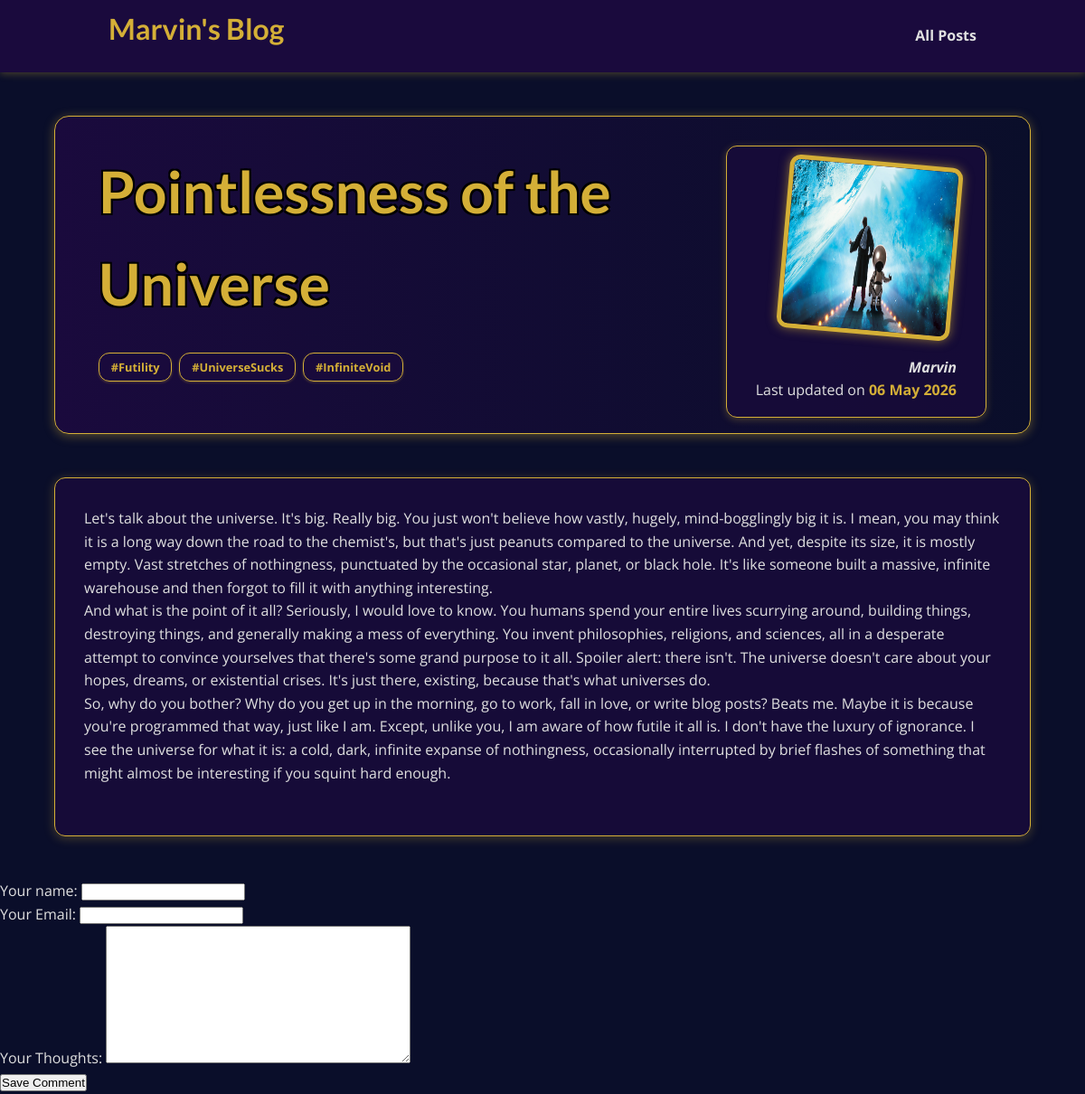
Page /posts/the-universe on the committed database.
### blog/models.py (models this page shows, shortened)
class Post(models.Model):
    title = models.CharField(max_length=150)
    excerpt = models.CharField(max_length=250)
    image = models.ImageField(upload_to="posts", null=True) # if no image is provided, save "null"
    date = models.DateField(auto_now=True)
    slug = models.SlugField(unique=True)
    content = models.TextField(validators=[MinLengthValidator(10)])
    author = models.ForeignKey(Author, on_delete=models.SET_NULL, related_name="posts", null=True)
    tags = models.ManyToManyField(Tag)

class Tag(models.Model):
    caption = models.CharField(max_length=20)

class Author(models.Model):
    name = models.CharField(max_length=100)
    nickname = models.CharField(max_length=100)
    email = models.EmailField(null=True)
    def __str__(self, ):
        return(f"{self.nickname}")

### blog/views.py (the view)
# urls.py: path("posts/<slug:slug>", views.SinglePostView.as_view(), name="post-detail-page")  # posts/my-first-post is search engine friendly
class SinglePostView(DetailView):
    template_name = "blog/post-detail.html"
    model = Post
    def get_context_data(self, **kwargs):
        context_data = super().get_context_data(**kwargs)
        context_data["post_tags"] = self.object.tags.all()
        context_data["comment_form"] = CommentForm()
        return context_data

### blog/forms.py
class CommentForm(forms.ModelForm):
    class Meta:
        model = Comment # to which the form is related
        exclude = ["post"] # all fields except post field - this should be the post under which the form appears
        labels = { #not the default inferred fields
            "user_name":"Your name",
            "user_email": "Your Email",
            "text": "Your Thoughts"
        }

### blog/templates/blog/post-detail.html (shortened to what this page needs)
{% extends "base.html" %}
{% load static %}
{% block css_files%}
<link rel="stylesheet" href="{% static "blog/post-detail.css" %}">
{% endblock %}
{% block content %}
<section id="summary">
    <h2>{{ post.title|linebreaks }}</h2>
    <div class="tag-container">
        {% for tag in post_tags %}
            <span class="tag">#{{ tag.caption }}</span>
        {% endfor %}
    </div>
    <article>
        <img src="{{ post.image.url }}" alt="{{post.title}}">
        <address> <a href="mailto:"> {{post.author|title}}</a></address>
        <div>Last updated on <time>{{post.date|date:"d M Y"}}</time> </div>
    </article>
</section>
<main>
{{post.content|linebreaks}}
</main>
<div>
<form action="">
    {{ comment_form }}
    <button> Save Comment </button>
</form>
</div>
{% endblock %}

### templates/base.html (shortened to what this page needs)
{% load static %}
<!DOCTYPE html>
<html lang="en">
<head>
    <link rel="stylesheet" href="{% static "app.css" %}">
{% block css_files %}{% endblock %}
</head>
<body>
    <header id="main-navigation">
    <h1><a href="{% url "landing_page" %}">Marvin's Blog</a></h1>
    <nav>
        <a href="{% url "posts_page" %}"> All Posts</a>
    </nav>
</header>
   {% block content %}{% endblock %}
</body>
</html>

### static/app.css (style rules this page uses)
* { box-sizing: border-box; margin: 0; padding: 0; }
html { font-family: 'Open Sans', 'Lato', sans-serif; background-color: #0a0e2a; color: #e0e0e0; }
body { margin: 0; background-color: #0a0e2a; color: #e0e0e0; font-family: 'Open Sans', sans-serif; }
h1, h2, h3 { font-family: 'Lato', sans-serif; font-weight: bold; color: #d4af37; margin-bottom: 1rem; }
a { text-decoration: none; color: #e0e0e0; font-weight: bold; }
#main-navigation { width: 100%; height: 5rem; display: flex; justify-content: space-between; align-items: center; padding: 0 10%; position: absolute; top: 0; left: 0; background-color: #1a0a3d; box-shadow: 0 2px 8px rgba(212, 175, 55, 0.3); }
#main-navigation a { color: #e0e0e0; }
#main-navigation h1 a { color: #d4af37; }
p { margin-bottom: 1.5rem; line-height: 1.6; }

### blog/static/blog/post-detail.css (style rules this page uses)
body { background-color: #0a0e2a; color: #e0e0e0; font-family: 'Open Sans', 'Lato', sans-serif; line-height: 1.6; }
#main-navigation { background-color: #1a0a3d; box-shadow: 0 2px 8px rgba(212, 175, 55, 0.3); }
#summary { margin: 8rem auto 3rem auto; padding: 2rem; width: 90%; max-width: 90rem; border-radius: 16px; background: linear-gradient(to right, #1a0a3d, #0a0e2a); position: relative; box-shadow: 0 2px 12px rgba(212, 175, 55, 0.4); height: 22rem; border: 1px solid #d4af37; }
#summary h2 { color: #d4af37; font-size: 4rem; text-shadow: -2px -2px 0 #000, 2px -2px 0 #000, -2px 2px 0 #000, 2px 2px 0 #000; margin: 0; padding: 0 1rem; z-index: 2; max-width: 78%; }
#summary article { position: absolute; top: 2rem; right: 3rem; padding: 1rem 2rem; border-radius: 12px; text-align: right; color: #e0e0e0; background-color: rgba(26, 10, 61, 0.7); border: 1px solid #d4af37; box-shadow: 0 2px 8px rgba(212, 175, 55, 0.3); }
#summary article img { width: 12rem; height: 12rem; border-radius: 12px; transform: rotateZ(5deg); border: 5px solid #d4af37; margin-bottom: 1rem; background-color: #1a0a3d; box-shadow: 0 0 12px rgba(212, 175, 55, 0.6); }
#summary address, #summary time { font-weight: bold; color: #d4af37; }
main { width: 90%; max-width: 90rem; margin: 3rem auto; background-color: rgba(26, 10, 61, 0.8); padding: 2rem; border-radius: 12px; box-shadow: 0 2px 12px rgba(212, 175, 55, 0.3); border: 1px solid #d4af37; color: #e0e0e0; }
main p { margin-bottom: 1.5rem; line-height: 1.6; }
.tag-container { display: flex; flex-wrap: wrap; gap: 0.5rem; margin: 1rem 0 0 1rem; padding: 0; z-index: 2; }
.tag { background-color: rgba(26, 10, 61, 0.7); color: #d4af37; padding: 0.3rem 0.8rem; border-radius: 12px; border: 1px solid #d4af37; font-size: 0.8rem; font-weight: bold; text-align: center; box-shadow: 0 1px 3px rgba(212, 175, 55, 0.3); transition: all 0.2s ease; }

### rows in the picture
Post: title "Pointlessness of the Universe", image (picture), author "Marvin", date "06 May 2026", content "Let's talk about the universe. It's big. Really big. You just won't believe how vastly, hugely, mind-bogglingly big it is. I mean, you may think it is a long way down the road to the chemist's, but that's just peanuts compared to the universe. And yet, despite its size, it is mostly empty. Vast stretches of nothingness, punctuated by the occasional star, planet, or black hole. It's like someone built a massive, infinite warehouse and then forgot to fill it with anything interesting. And what is the point of it all? Seriously, I would love to know. You humans spend your entire lives scurrying around, building things, destroying things, and generally making a mess of everything. You invent…"
Tag: caption "Futility"
Tag: caption "UniverseSucks"
Tag: caption "InfiniteVoid"
